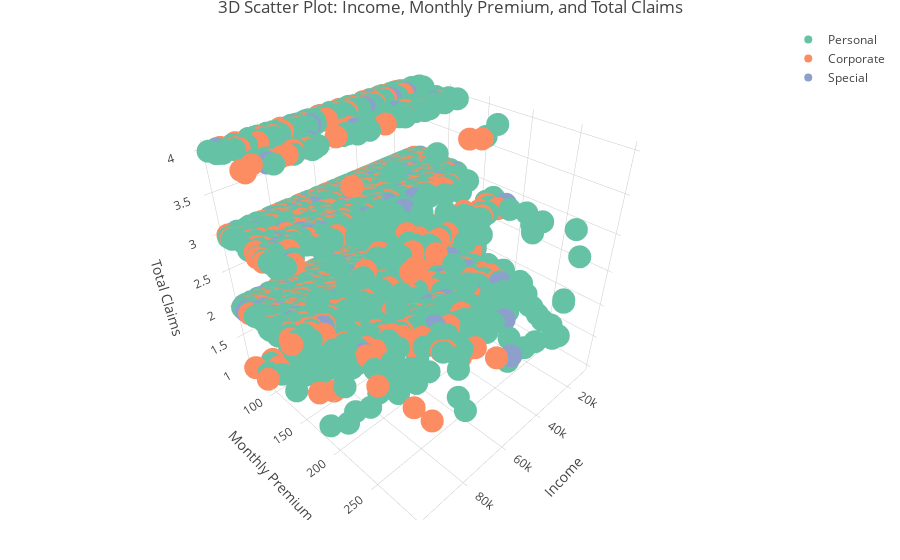

Notebook code cell kept with this figure:
### Markdown cell above
## Supporting Analysis

### Code cell
# Load library
library(plotly)

# Interactive 3D scatter plot
plot_ly(claims_df, 
        x = ~income, y = ~monthly_premium, z = ~total_claims, color = ~policy,
        text = ~customer_id, 
        mode = "markers",
        marker = list(sizemode = "diameter")) %>%
  layout(title = "3D Scatter Plot: Income, Monthly Premium, and Total Claims",
         scene = list(xaxis = list(title = "Income"),
                      yaxis = list(title = "Monthly Premium"),
                      zaxis = list(title = "Total Claims")))

### Figure 1 — Plotly figure (JSON) as saved in the notebook; plotly's stock layout.template omitted (floating-point values rounded to 4 significant figures; data arrays with more than 128 entries replaced by an {"elided": "..."} marker saying what was removed)
{"data": [{"x": {"elided": "4658 int values"}, "y": {"elided": "4658 int values"}, "z": {"elided": "4658 int values"}, "text": {"elided": "4658 str values"}, "mode": "markers", "marker": {"color": "rgba(102,194,165,1)", "sizemode": "diameter", "line": {"color": "rgba(102,194,165,1)"}}, "type": "scatter3d", "name": "Personal", "textfont": {"color": "rgba(102,194,165,1)"}, "error_y": {"color": "rgba(102,194,165,1)"}, "error_x": {"color": "rgba(102,194,165,1)"}, "line": {"color": "rgba(102,194,165,1)"}}, {"x": {"elided": "1328 int values"}, "y": {"elided": "1328 int values"}, "z": {"elided": "1328 int values"}, "text": {"elided": "1328 str values"}, "mode": "markers", "marker": {"color": "rgba(252,141,98,1)", "sizemode": "diameter", "line": {"color": "rgba(252,141,98,1)"}}, "type": "scatter3d", "name": "Corporate", "textfont": {"color": "rgba(252,141,98,1)"}, "error_y": {"color": "rgba(252,141,98,1)"}, "error_x": {"color": "rgba(252,141,98,1)"}, "line": {"color": "rgba(252,141,98,1)"}}, {"x": {"elided": "263 int values"}, "y": {"elided": "263 int values"}, "z": {"elided": "263 int values"}, "text": {"elided": "263 str values"}, "mode": "markers", "marker": {"color": "rgba(141,160,203,1)", "sizemode": "diameter", "line": {"color": "rgba(141,160,203,1)"}}, "type": "scatter3d", "name": "Special", "textfont": {"color": "rgba(141,160,203,1)"}, "error_y": {"color": "rgba(141,160,203,1)"}, "error_x": {"color": "rgba(141,160,203,1)"}, "line": {"color": "rgba(141,160,203,1)"}}], "layout": {"margin": {"b": 40, "l": 60, "t": 25, "r": 10}, "title": "3D Scatter Plot: Income, Monthly Premium, and Total Claims", "scene": {"xaxis": {"title": "Income"}, "yaxis": {"title": "Monthly Premium"}, "zaxis": {"title": "Total Claims"}}, "hovermode": "closest", "showlegend": true}}
